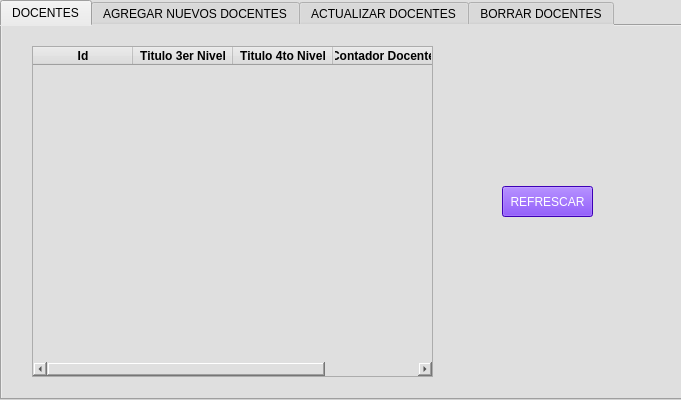
<?xml version="1.0" encoding="UTF-8"?>
<ui version="4.0">
 <class>Form</class>
 <widget class="QWidget" name="Form">
  <property name="enabled">
   <bool>true</bool>
  </property>
  <property name="geometry">
   <rect>
    <x>0</x>
    <y>0</y>
    <width>681</width>
    <height>400</height>
   </rect>
  </property>
  <property name="minimumSize">
   <size>
    <width>681</width>
    <height>400</height>
   </size>
  </property>
  <property name="windowTitle">
   <string>REGISTRO DE DOCENTES</string>
  </property>
  <property name="autoFillBackground">
   <bool>false</bool>
  </property>
  <property name="styleSheet">
   <string notr="true">background-color: rgb(223, 223, 223);</string>
  </property>
  <widget class="QTabWidget" name="tabWidget">
   <property name="enabled">
    <bool>true</bool>
   </property>
   <property name="geometry">
    <rect>
     <x>0</x>
     <y>0</y>
     <width>741</width>
     <height>400</height>
    </rect>
   </property>
   <property name="minimumSize">
    <size>
     <width>681</width>
     <height>400</height>
    </size>
   </property>
   <property name="styleSheet">
    <string notr="true">background-color: rgb(223, 223, 223);
selection-color: rgb(0, 0, 0);
color: rgb(0, 0, 0);
selection-background-color: rgb(255, 255, 255);
alternate-background-color: rgb(255, 255, 255);</string>
   </property>
   <property name="currentIndex">
    <number>0</number>
   </property>
   <widget class="QWidget" name="tab_1">
    <attribute name="title">
     <string>DOCENTES</string>
    </attribute>
    <widget class="QPushButton" name="bt_refrescar">
     <property name="geometry">
      <rect>
       <x>500</x>
       <y>160</y>
       <width>91</width>
       <height>31</height>
      </rect>
     </property>
     <property name="styleSheet">
      <string notr="true">background-color: rgb(85, 0, 255);
color: rgb(255, 255, 255);
font: 75 10pt &quot;MS Shell Dlg 2&quot;;</string>
     </property>
     <property name="text">
      <string>REFRESCAR</string>
     </property>
    </widget>
    <widget class="QTableWidget" name="tabla_docentes">
     <property name="geometry">
      <rect>
       <x>30</x>
       <y>20</y>
       <width>401</width>
       <height>331</height>
      </rect>
     </property>
     <property name="rowCount">
      <number>0</number>
     </property>
     <property name="columnCount">
      <number>4</number>
     </property>
     <column>
      <property name="text">
       <string>Id</string>
      </property>
      <property name="font">
       <font>
        <weight>75</weight>
        <bold>true</bold>
       </font>
      </property>
      <property name="textAlignment">
       <set>AlignCenter</set>
      </property>
      <property name="background">
       <color>
        <red>255</red>
        <green>0</green>
        <blue>191</blue>
       </color>
      </property>
     </column>
     <column>
      <property name="text">
       <string>Titulo 3er Nivel</string>
      </property>
      <property name="font">
       <font>
        <weight>75</weight>
        <bold>true</bold>
       </font>
      </property>
      <property name="textAlignment">
       <set>AlignCenter</set>
      </property>
      <property name="background">
       <color>
        <red>85</red>
        <green>255</green>
        <blue>127</blue>
       </color>
      </property>
     </column>
     <column>
      <property name="text">
       <string>Titulo 4to Nivel</string>
      </property>
      <property name="font">
       <font>
        <weight>75</weight>
        <bold>true</bold>
       </font>
      </property>
      <property name="textAlignment">
       <set>AlignCenter</set>
      </property>
      <property name="background">
       <color>
        <red>255</red>
        <green>248</green>
        <blue>53</blue>
       </color>
      </property>
     </column>
     <column>
      <property name="text">
       <string>Contador Docente</string>
      </property>
      <property name="font">
       <font>
        <weight>75</weight>
        <bold>true</bold>
        <stylestrategy>PreferDefault</stylestrategy>
       </font>
      </property>
      <property name="textAlignment">
       <set>AlignCenter</set>
      </property>
     </column>
    </widget>
   </widget>
   <widget class="QWidget" name="tab_2">
    <attribute name="title">
     <string>AGREGAR NUEVOS DOCENTES</string>
    </attribute>
    <widget class="QPushButton" name="bt_agregar">
     <property name="geometry">
      <rect>
       <x>270</x>
       <y>270</y>
       <width>75</width>
       <height>23</height>
      </rect>
     </property>
     <property name="styleSheet">
      <string notr="true">background-color: rgb(85, 0, 255);
color: rgb(255, 255, 255);
font: 75 10pt &quot;MS Shell Dlg 2&quot;;</string>
     </property>
     <property name="text">
      <string>AGREGAR</string>
     </property>
    </widget>
    <widget class="QWidget" name="layoutWidget_3">
     <property name="geometry">
      <rect>
       <x>200</x>
       <y>30</y>
       <width>241</width>
       <height>211</height>
      </rect>
     </property>
     <layout class="QHBoxLayout" name="horizontalLayout_3">
      <item>
       <layout class="QVBoxLayout" name="verticalLayout_5">
        <item>
         <widget class="QLabel" name="label_9">
          <property name="text">
           <string>ID:</string>
          </property>
         </widget>
        </item>
        <item>
         <widget class="QLabel" name="label_10">
          <property name="text">
           <string>TITULO 3ER NIVEL:</string>
          </property>
         </widget>
        </item>
        <item>
         <widget class="QLabel" name="label_11">
          <property name="text">
           <string>TITULO 3ER NIVEL:</string>
          </property>
         </widget>
        </item>
        <item>
         <widget class="QLabel" name="label_12">
          <property name="text">
           <string>CONTADOR DOCENTE:</string>
          </property>
         </widget>
        </item>
       </layout>
      </item>
      <item>
       <layout class="QVBoxLayout" name="verticalLayout_6">
        <item>
         <widget class="QLineEdit" name="idA"/>
        </item>
        <item>
         <widget class="QLineEdit" name="tercernivelA"/>
        </item>
        <item>
         <widget class="QLineEdit" name="cuartonivelA"/>
        </item>
        <item>
         <widget class="QLineEdit" name="contador_docenteA"/>
        </item>
       </layout>
      </item>
     </layout>
    </widget>
   </widget>
   <widget class="QWidget" name="tab_3">
    <attribute name="title">
     <string>ACTUALIZAR DOCENTES</string>
    </attribute>
    <widget class="QPushButton" name="bt_actualizar">
     <property name="geometry">
      <rect>
       <x>380</x>
       <y>290</y>
       <width>91</width>
       <height>21</height>
      </rect>
     </property>
     <property name="styleSheet">
      <string notr="true">background-color: rgb(85, 0, 255);
color: rgb(255, 255, 255);
font: 75 10pt &quot;MS Shell Dlg 2&quot;;</string>
     </property>
     <property name="text">
      <string>ACTUALIZAR</string>
     </property>
    </widget>
    <widget class="QLineEdit" name="id_estudiante">
     <property name="geometry">
      <rect>
       <x>50</x>
       <y>140</y>
       <width>180</width>
       <height>20</height>
      </rect>
     </property>
    </widget>
    <widget class="QLabel" name="label_13">
     <property name="geometry">
      <rect>
       <x>80</x>
       <y>90</y>
       <width>131</width>
       <height>39</height>
      </rect>
     </property>
     <property name="text">
      <string>INGRESE EL ID DEL LIBRO</string>
     </property>
    </widget>
    <widget class="QPushButton" name="id_buscar">
     <property name="geometry">
      <rect>
       <x>100</x>
       <y>180</y>
       <width>75</width>
       <height>23</height>
      </rect>
     </property>
     <property name="styleSheet">
      <string notr="true">background-color: rgb(255, 255, 255);</string>
     </property>
     <property name="text">
      <string>BUSCAR</string>
     </property>
    </widget>
    <widget class="QWidget" name="layoutWidget_2">
     <property name="geometry">
      <rect>
       <x>320</x>
       <y>40</y>
       <width>241</width>
       <height>211</height>
      </rect>
     </property>
     <layout class="QHBoxLayout" name="horizontalLayout_2">
      <item>
       <layout class="QVBoxLayout" name="verticalLayout_3">
        <item>
         <widget class="QLabel" name="label_5">
          <property name="text">
           <string>ID:</string>
          </property>
         </widget>
        </item>
        <item>
         <widget class="QLabel" name="label_6">
          <property name="text">
           <string>TITULO 3ER NIVEL:</string>
          </property>
         </widget>
        </item>
        <item>
         <widget class="QLabel" name="label_7">
          <property name="text">
           <string>TITULO 3ER NIVEL:</string>
          </property>
         </widget>
        </item>
        <item>
         <widget class="QLabel" name="label_8">
          <property name="text">
           <string>CONTADOR DOCENTE:</string>
          </property>
         </widget>
        </item>
       </layout>
      </item>
      <item>
       <layout class="QVBoxLayout" name="verticalLayout_4">
        <item>
         <widget class="QLineEdit" name="id_actualizar"/>
        </item>
        <item>
         <widget class="QLineEdit" name="tercernivel_actualizar"/>
        </item>
        <item>
         <widget class="QLineEdit" name="cuartonivel_actualizar"/>
        </item>
        <item>
         <widget class="QLineEdit" name="contador_docente_actualizar"/>
        </item>
       </layout>
      </item>
     </layout>
    </widget>
   </widget>
   <widget class="QWidget" name="tab_4">
    <attribute name="title">
     <string>BORRAR DOCENTES</string>
    </attribute>
    <widget class="QPushButton" name="borrar_ok">
     <property name="geometry">
      <rect>
       <x>500</x>
       <y>170</y>
       <width>91</width>
       <height>23</height>
      </rect>
     </property>
     <property name="styleSheet">
      <string notr="true">background-color: rgb(255, 0, 127);</string>
     </property>
     <property name="text">
      <string>Consultar</string>
     </property>
    </widget>
    <widget class="QLabel" name="label_18">
     <property name="geometry">
      <rect>
       <x>430</x>
       <y>80</y>
       <width>31</width>
       <height>16</height>
      </rect>
     </property>
     <property name="text">
      <string>ID:</string>
     </property>
    </widget>
    <widget class="QLineEdit" name="id_borrar">
     <property name="geometry">
      <rect>
       <x>460</x>
       <y>80</y>
       <width>101</width>
       <height>20</height>
      </rect>
     </property>
     <property name="text">
      <string/>
     </property>
    </widget>
    <widget class="QPushButton" name="bt_borrar">
     <property name="geometry">
      <rect>
       <x>580</x>
       <y>80</y>
       <width>75</width>
       <height>23</height>
      </rect>
     </property>
     <property name="styleSheet">
      <string notr="true">background-color: rgb(85, 0, 255);
color: rgb(255, 255, 255);
font: 75 10pt &quot;MS Shell Dlg 2&quot;;</string>
     </property>
     <property name="text">
      <string>BORRAR</string>
     </property>
    </widget>
    <widget class="QTableWidget" name="tabla_borrar">
     <property name="geometry">
      <rect>
       <x>10</x>
       <y>30</y>
       <width>401</width>
       <height>331</height>
      </rect>
     </property>
     <property name="rowCount">
      <number>0</number>
     </property>
     <property name="columnCount">
      <number>4</number>
     </property>
     <column>
      <property name="text">
       <string>Id</string>
      </property>
      <property name="font">
       <font>
        <weight>75</weight>
        <bold>true</bold>
       </font>
      </property>
      <property name="textAlignment">
       <set>AlignCenter</set>
      </property>
      <property name="background">
       <color>
        <red>255</red>
        <green>0</green>
        <blue>191</blue>
       </color>
      </property>
     </column>
     <column>
      <property name="text">
       <string>Titulo 3er Nivel</string>
      </property>
      <property name="font">
       <font>
        <weight>75</weight>
        <bold>true</bold>
       </font>
      </property>
      <property name="textAlignment">
       <set>AlignCenter</set>
      </property>
      <property name="background">
       <color>
        <red>85</red>
        <green>255</green>
        <blue>127</blue>
       </color>
      </property>
     </column>
     <column>
      <property name="text">
       <string>Titulo 4to Nivel</string>
      </property>
      <property name="font">
       <font>
        <weight>75</weight>
        <bold>true</bold>
       </font>
      </property>
      <property name="textAlignment">
       <set>AlignCenter</set>
      </property>
      <property name="background">
       <color>
        <red>255</red>
        <green>248</green>
        <blue>53</blue>
       </color>
      </property>
     </column>
     <column>
      <property name="text">
       <string>Contador Docente</string>
      </property>
      <property name="font">
       <font>
        <weight>75</weight>
        <bold>true</bold>
        <stylestrategy>PreferDefault</stylestrategy>
       </font>
      </property>
      <property name="textAlignment">
       <set>AlignCenter</set>
      </property>
     </column>
    </widget>
   </widget>
  </widget>
 </widget>
 <resources/>
 <connections/>
</ui>
